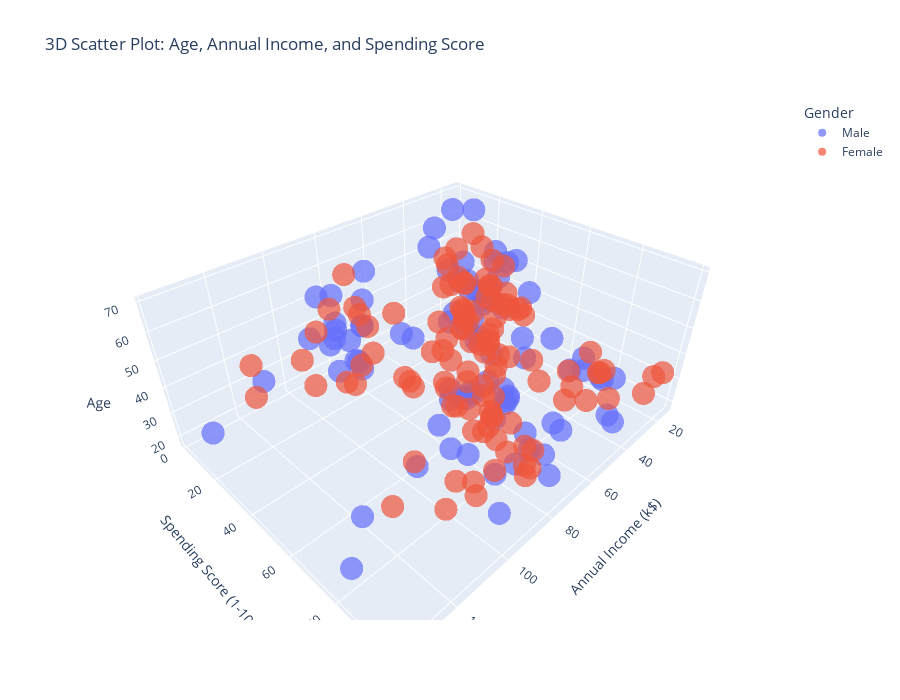

Notebook source saved alongside this figure:
### Code cell
# 3D scatter plot with Age, Annual Income, and Spending Score
fig = px.scatter_3d(
    df_copy,
    x="Annual Income (k$)",
    y="Spending Score (1-100)",
    z="Age",
    color="Gender",
    opacity=0.7,
    title="3D Scatter Plot: Age, Annual Income, and Spending Score",
)
fig.update_layout(
    scene=dict(
        xaxis_title="Annual Income (k$)",
        yaxis_title="Spending Score (1-100)",
        zaxis_title="Age",
    ),
    width=900,
    height=700,
)
fig.show()

### Figure 1 — Plotly figure (JSON) as saved in the notebook; plotly's stock layout.template omitted (floating-point values rounded to 4 significant figures)
{"data": [{"hovertemplate": "Gender=Male<br>Annual Income (k$)=%{x}<br>Spending Score (1-100)=%{y}<br>Age=%{z}<extra></extra>", "legendgroup": "Male", "marker": {"color": "#636efa", "opacity": 0.7, "symbol": "circle"}, "mode": "markers", "name": "Male", "scene": "scene", "showlegend": true, "type": "scatter3d", "x": [15, 15, 19, 19, 20, 20, 21, 23, 24, 24, 25, 28, 28, 30, 33, 33, 38, 39, 42, 43, 43, 44, 46, 46, 46, 48, 48, 48, 49, 54, 54, 54, 54, 54, 54, 54, 59, 60, 60, 61, 61, 62, 62, 62, 63, 63, 63, 63, 64, 67, 69, 71, 71, 71, 71, 71, 71, 73, 73, 74, 75, 77, 77, 77, 78, 78, 78, 78, 78, 81, 85, 86, 87, 87, 87, 87, 87, 88, 88, 93, 93, 98, 99, 101, 113, 126, 137, 137], "y": [39, 81, 3, 14, 13, 79, 66, 29, 35, 73, 73, 82, 61, 4, 4, 92, 92, 36, 60, 60, 41, 46, 46, 56, 55, 51, 59, 59, 55, 47, 54, 48, 51, 55, 41, 46, 41, 49, 52, 42, 49, 59, 55, 56, 46, 43, 48, 52, 46, 56, 91, 35, 95, 11, 75, 9, 75, 5, 73, 10, 93, 12, 97, 36, 90, 17, 88, 1, 1, 5, 26, 20, 63, 13, 75, 10, 92, 15, 69, 14, 90, 15, 97, 68, 8, 74, 18, 83], "z": [19, 21, 64, 67, 37, 22, 20, 52, 35, 25, 31, 29, 35, 60, 53, 18, 24, 48, 33, 59, 47, 69, 53, 70, 19, 63, 18, 19, 70, 59, 26, 40, 57, 38, 67, 48, 18, 48, 24, 48, 20, 67, 26, 49, 54, 68, 66, 65, 19, 27, 39, 43, 40, 59, 38, 47, 39, 20, 32, 19, 32, 25, 28, 48, 34, 43, 39, 37, 34, 19, 50, 42, 32, 40, 28, 36, 36, 58, 27, 59, 35, 46, 30, 28, 33, 32, 32, 30]}, {"hovertemplate": "Gender=Female<br>Annual Income (k$)=%{x}<br>Spending Score (1-100)=%{y}<br>Age=%{z}<extra></extra>", "legendgroup": "Female", "marker": {"color": "#EF553B", "opacity": 0.7, "symbol": "circle"}, "mode": "markers", "name": "Female", "scene": "scene", "showlegend": true, "type": "scatter3d", "x": [16, 16, 17, 17, 18, 18, 19, 19, 20, 20, 21, 23, 25, 28, 28, 29, 29, 30, 33, 33, 34, 34, 37, 37, 38, 39, 39, 39, 40, 40, 40, 40, 42, 43, 43, 44, 46, 47, 47, 48, 48, 48, 49, 50, 50, 54, 54, 54, 54, 54, 57, 57, 58, 58, 59, 60, 60, 60, 60, 62, 62, 62, 63, 63, 64, 65, 65, 65, 65, 67, 67, 67, 69, 70, 70, 72, 72, 73, 73, 74, 75, 76, 76, 77, 78, 78, 78, 78, 78, 78, 78, 79, 79, 81, 85, 86, 87, 88, 88, 97, 97, 98, 99, 101, 103, 103, 103, 103, 113, 120, 120, 126], "y": [6, 77, 40, 76, 6, 94, 72, 99, 15, 77, 35, 98, 5, 14, 32, 31, 87, 73, 14, 81, 17, 73, 26, 75, 35, 61, 28, 65, 55, 47, 42, 42, 52, 54, 45, 50, 51, 52, 59, 50, 48, 47, 42, 49, 56, 53, 52, 42, 44, 57, 58, 55, 60, 46, 55, 40, 42, 47, 50, 41, 48, 42, 50, 54, 42, 48, 50, 43, 59, 43, 57, 40, 58, 29, 77, 34, 71, 88, 7, 72, 5, 40, 87, 74, 22, 20, 76, 16, 89, 78, 73, 35, 83, 93, 75, 95, 27, 13, 86, 32, 86, 88, 39, 24, 17, 85, 23, 69, 91, 16, 79, 28], "z": [20, 23, 31, 22, 35, 23, 30, 35, 58, 24, 35, 35, 46, 54, 45, 40, 23, 21, 49, 21, 42, 30, 36, 20, 65, 31, 49, 24, 50, 27, 29, 31, 49, 31, 50, 51, 27, 67, 54, 43, 68, 32, 47, 60, 60, 45, 23, 49, 46, 21, 55, 22, 34, 50, 68, 40, 32, 47, 27, 23, 49, 21, 66, 19, 38, 18, 19, 63, 49, 51, 50, 38, 40, 23, 31, 25, 31, 29, 44, 35, 57, 28, 32, 32, 34, 44, 38, 47, 27, 30, 30, 56, 29, 31, 36, 33, 36, 52, 30, 37, 32, 29, 41, 54, 41, 36, 34, 32, 38, 47, 35, 45]}], "layout": {"height": 700, "legend": {"title": {"text": "Gender"}, "tracegroupgap": 0}, "scene": {"domain": {"x": [0, 1], "y": [0, 1]}, "xaxis": {"title": {"text": "Annual Income (k$)"}}, "yaxis": {"title": {"text": "Spending Score (1-100)"}}, "zaxis": {"title": {"text": "Age"}}}, "title": {"text": "3D Scatter Plot: Age, Annual Income, and Spending Score"}, "width": 900}}
